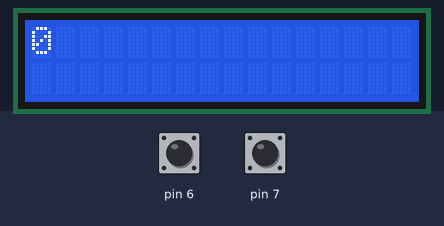
A sketch run on a simulated Arduino Uno, built with avr-gcc and run on an emulated ATmega328P. On the bench: 16×2 character LCD. The inputs (shaded band) are chosen by the test bench; at power-on: pin 6 HIGH, pin 7 HIGH.

Above: at 1.2 s.
1.3 s: pin 6 pulled LOW for 0.15 s
At 2.3 s:
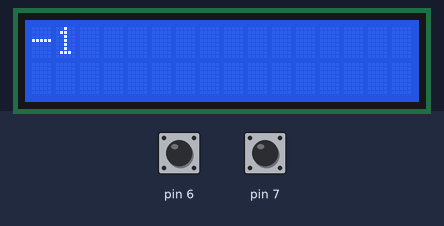
2.9 s: pin 6 pulled LOW for 1 s
At 4.7 s:
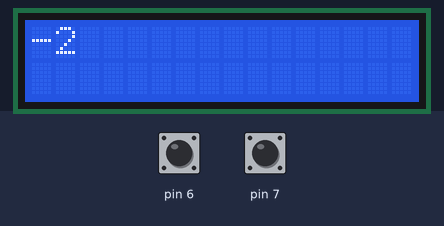
Timing chart, 0 to 6.2 s (numbered marks = the images above; inputs shaded):
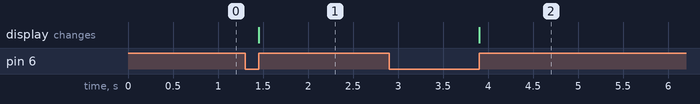

Measured:
- after the input at 1.3 s, the display: changes after 0.15 s (image 1)
- after the input at 2.9 s, the display: changes after 1.0 s (image 2)

The sketch:

sketch_dec28e.ino
```cpp
#include <LiquidCrystal.h>
LiquidCrystal lcd(13 , 12 , 11 , 10 , 9 , 8);
int number = 0;
void setup() {
  pinMode(7 , INPUT_PULLUP);
  pinMode(6 , INPUT_PULLUP);
  lcd.begin(16,2);
  lcd.print(number);
}

void loop() {
  if(digitalRead(7) == 0){
      while(digitalRead(7) == 0){}
      lcd.clear();
      number++;
      lcd.print(number);
    }

  if(digitalRead(6) == 0){
       while(digitalRead(6) == 0){}
       lcd.clear();
       number--;
       lcd.print(number);
    }
}
```
